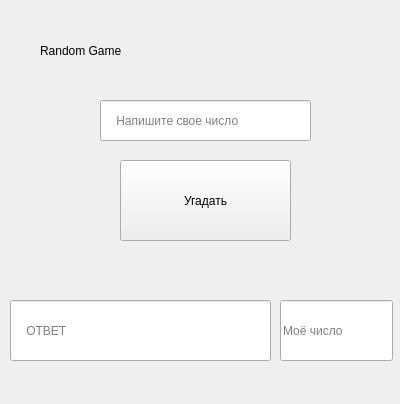
<?xml version="1.0" encoding="UTF-8"?>
<ui version="4.0">
 <class>Nurbolot</class>
 <widget class="QWidget" name="Nurbolot">
  <property name="enabled">
   <bool>true</bool>
  </property>
  <property name="geometry">
   <rect>
    <x>0</x>
    <y>0</y>
    <width>400</width>
    <height>404</height>
   </rect>
  </property>
  <property name="cursor">
   <cursorShape>PointingHandCursor</cursorShape>
  </property>
  <property name="windowTitle">
   <string>Form</string>
  </property>
  <property name="toolTip">
   <string>&lt;html&gt;&lt;head/&gt;&lt;body&gt;&lt;p&gt;&lt;span style=&quot; color:#8f5902;&quot;&gt;cdxcxcc&lt;/span&gt;&lt;/p&gt;&lt;/body&gt;&lt;/html&gt;</string>
  </property>
  <property name="whatsThis">
   <string>&lt;!DOCTYPE HTML PUBLIC &quot;-//W3C//DTD HTML 4.0//EN&quot; &quot;http://www.w3.org/TR/REC-html40/strict.dtd&quot;&gt;
&lt;html&gt;&lt;head&gt;&lt;meta name=&quot;qrichtext&quot; content=&quot;1&quot; /&gt;&lt;style type=&quot;text/css&quot;&gt;
p, li { white-space: pre-wrap; }
&lt;/style&gt;&lt;/head&gt;&lt;body style=&quot; font-family:'Ubuntu'; font-size:11pt; font-weight:400; font-style:normal;&quot;&gt;
&lt;p style=&quot; margin-top:0px; margin-bottom:0px; margin-left:0px; margin-right:0px; -qt-block-indent:0; text-indent:0px;&quot;&gt;&lt;span style=&quot; color:#73d216;&quot;&gt;НУрболот&lt;/span&gt;&lt;/p&gt;&lt;/body&gt;&lt;/html&gt;</string>
  </property>
  <property name="styleSheet">
   <string notr="true">
border-left-color: qlineargradient(spread:pad, x1:0, y1:0, x2:0, y2:1, stop:0 rgba(0, 0, 0, 255), stop:0.33 rgba(0, 0, 0, 255), stop:0.34 rgba(255, 30, 30, 255), stop:0.66 rgba(255, 0, 0, 255), stop:0.67 rgba(255, 255, 0, 255), stop:1 rgba(255, 255, 0, 255));</string>
  </property>
  <widget class="QLabel" name="label">
   <property name="geometry">
    <rect>
     <x>40</x>
     <y>20</y>
     <width>331</width>
     <height>61</height>
    </rect>
   </property>
   <property name="styleSheet">
    <string notr="true">font: 75 italic 44pt &quot;Ubuntu Condensed&quot;;</string>
   </property>
   <property name="text">
    <string>Random Game</string>
   </property>
  </widget>
  <widget class="QLineEdit" name="input">
   <property name="geometry">
    <rect>
     <x>100</x>
     <y>100</y>
     <width>211</width>
     <height>41</height>
    </rect>
   </property>
   <property name="placeholderText">
    <string>    Напишите свое число</string>
   </property>
  </widget>
  <widget class="QPushButton" name="output">
   <property name="geometry">
    <rect>
     <x>120</x>
     <y>160</y>
     <width>171</width>
     <height>81</height>
    </rect>
   </property>
   <property name="styleSheet">
    <string notr="true">font: 75 18pt &quot;Ubuntu Condensed&quot;;</string>
   </property>
   <property name="text">
    <string>Угадать</string>
   </property>
  </widget>
  <widget class="QLineEdit" name="answer">
   <property name="geometry">
    <rect>
     <x>10</x>
     <y>300</y>
     <width>261</width>
     <height>61</height>
    </rect>
   </property>
   <property name="styleSheet">
    <string notr="true">font: italic 15pt &quot;Ubuntu Mono&quot;;</string>
   </property>
   <property name="placeholderText">
    <string>    ОТВЕТ</string>
   </property>
  </widget>
  <widget class="QLineEdit" name="answer2">
   <property name="geometry">
    <rect>
     <x>280</x>
     <y>300</y>
     <width>113</width>
     <height>61</height>
    </rect>
   </property>
   <property name="autoFillBackground">
    <bool>false</bool>
   </property>
   <property name="placeholderText">
    <string>Моё число</string>
   </property>
  </widget>
  <zorder>input</zorder>
  <zorder>label</zorder>
  <zorder>output</zorder>
  <zorder>answer</zorder>
  <zorder>answer2</zorder>
 </widget>
 <resources/>
 <connections/>
</ui>
